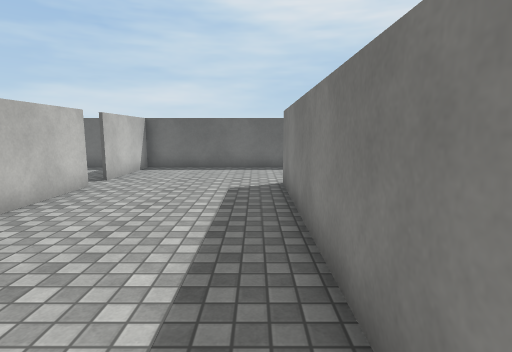
View 1 (above)

15 first-person views from a walk through a scene from a Unity 3-D project. The camera is 1.4 m above the floor, tilts 8° down and sees 80° across. The floor is counted in squares, 1 m on a side. Each view is taken from the middle of a square. On the plan, view 1 faces up. The plan holds only what a view shows up to about 14 squares ahead; the rest is blank. The place goes on beyond the plan. The player is left out. Door leaves are left out, so doorways stand open. Surface patterns are stand-ins for the level's own textures.

View 2
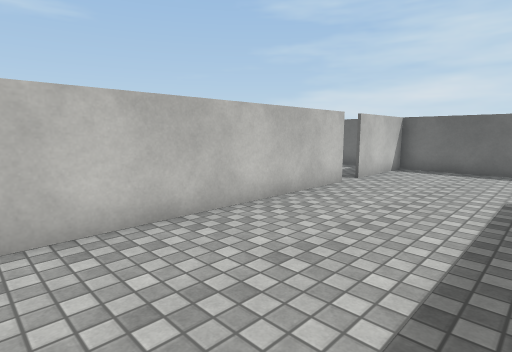

View 3
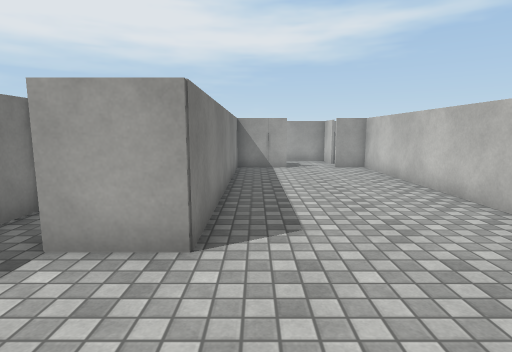

View 4
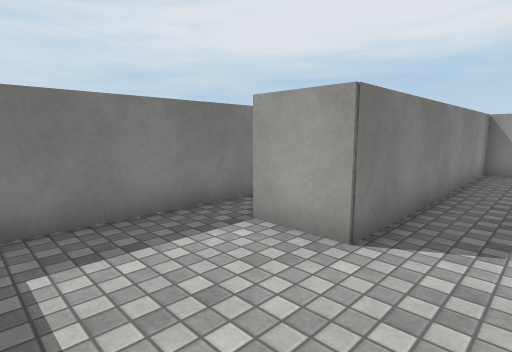

View 5
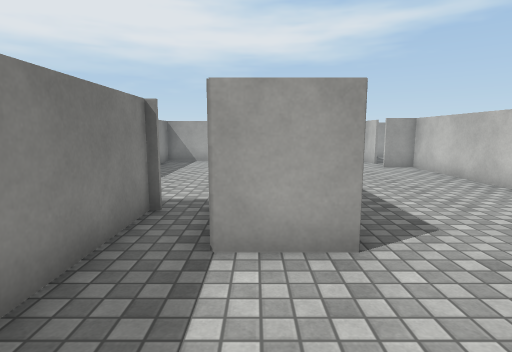

View 6
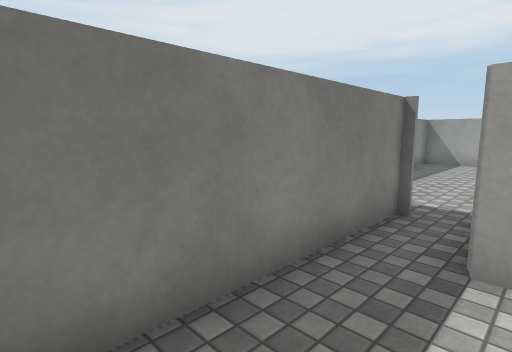

View 7
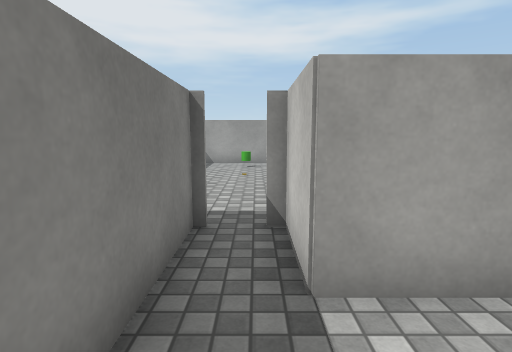

View 8
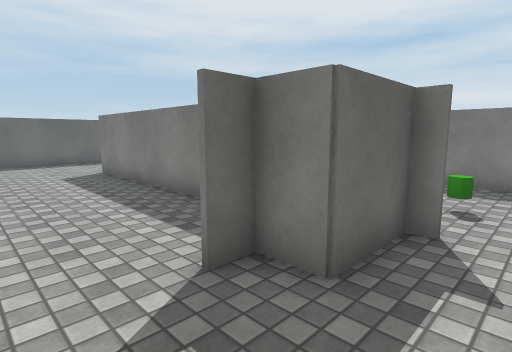

View 9
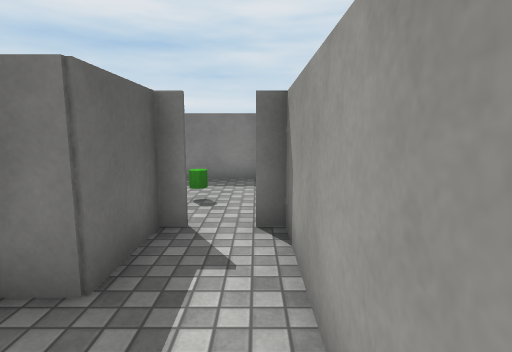

View 10
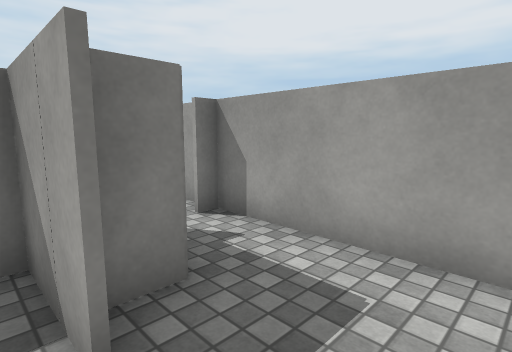

View 11
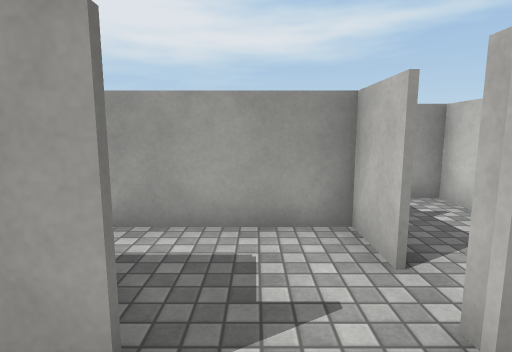

View 12
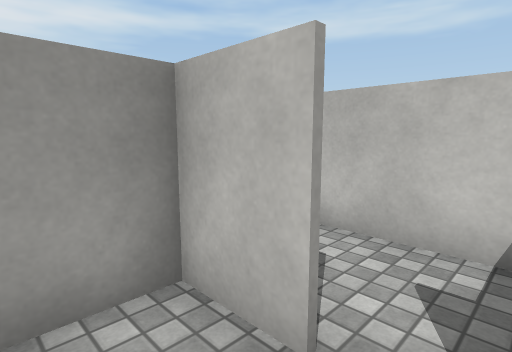

View 13
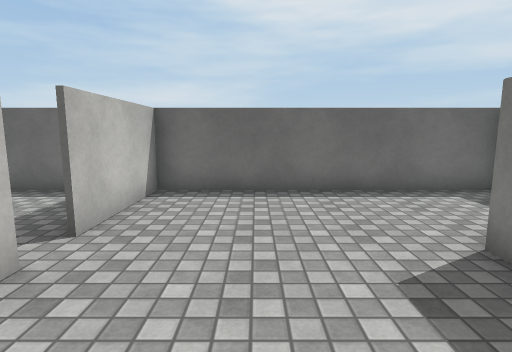

View 14
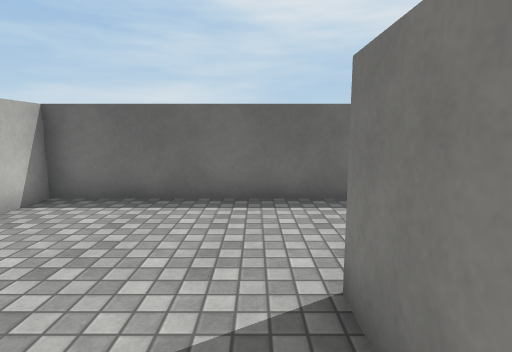

View 15
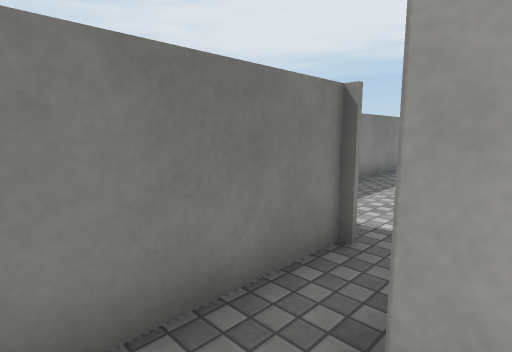

### Floor plan
Points are (right, up) in squares from view 1. A wall is a line through its corners. A room is listed if a view was taken in it or the views show most of it. See-through windows are left out.
Room 1 (views 1, 2, 3, 4, 5, 6, 7, 10, 11, 13, 14, 15)
walls: (-4.4, 8.1) (-4.4, -0.5) (-3.2, -0.5); (3.9, 6.5) (3.9, 12); (3.9, 12.4) (-4.4, 12.4) (-4.4, 8.9); (-1.4, -0.5) (0.8, -0.5) (0.8, 8.5) (2.5, 8.5) (2.5, 6.5)
ways out: opening at (-2.5, -1) to room 2; open door at (3.5, 6.5); gap at (-5, 9)
Room 2 (views 8, 9, 12)
walls: (-3.5, -1.9) (-3.5, -3.5) (1.5, -3.5) (1.5, -3); (1.5, -2) (1.5, -1.6) (-0.5, -1.6) (-0.5, -0.6) (-1.2, -0.6)
ways out: opening at (-2.5, -1) to room 1; gap at (-4, -2) to room 3
Room 3 (no view inside)
walls: (-6, -1.2) (-6, -5.4) (-5.2, -5.4)
ways out: gap at (-4, -2) to room 2

Positions as (right, up) in squares from view 1, and headings:
1: (0, 0), facing up
2: (0, 0), facing up-left
3: (0, 12), facing down
4: (-1, 12), facing down-right
5: (2, 12), facing down
6: (2, 12), facing down-right
7: (3, 11), facing down
8: (-3, -3), facing up-right
9: (-3, -3), facing right
10: (-3, 0), facing down-right
11: (-2, 1), facing down
12: (-2, -1), facing down-left
13: (-2, 5), facing up
14: (0, 6), facing up
15: (2, 10), facing down-right
